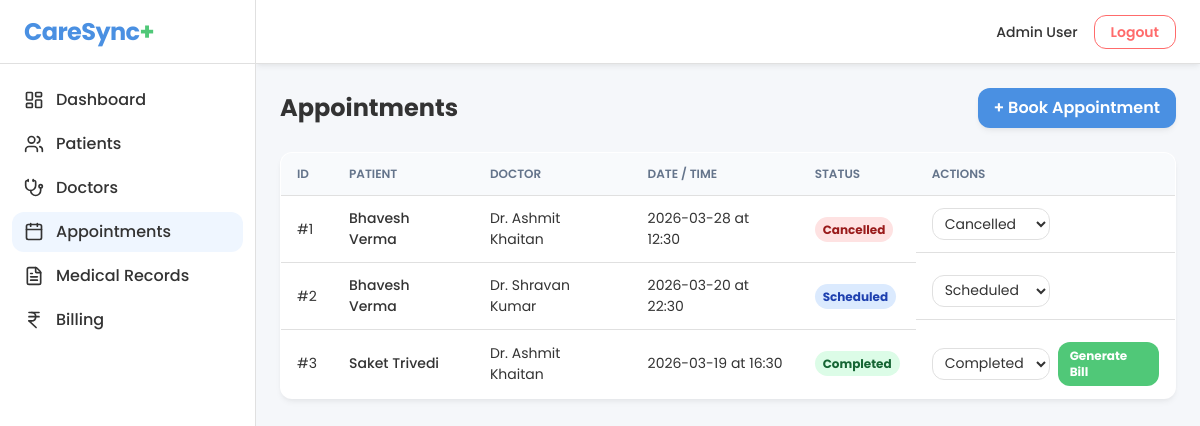
The app's page /appointments with its own data.
### models.py (models this page shows)
class Appointment(db.Model):
    __tablename__ = 'appointments'
    id = db.Column(db.Integer, primary_key=True)
    patient_id = db.Column(db.Integer, db.ForeignKey('patients.id'), nullable=False)
    doctor_id = db.Column(db.Integer, db.ForeignKey('doctors.id'), nullable=False)
    date = db.Column(db.Date, nullable=False)
    time = db.Column(db.Time, nullable=False)
    status = db.Column(db.String(20), nullable=False, default='Scheduled')
    bill = db.relationship('Bill', backref='appointment', uselist=False, lazy=True)

class Patient(db.Model):
    __tablename__ = 'patients'
    id = db.Column(db.Integer, primary_key=True)
    name = db.Column(db.String(100), nullable=False)
    age = db.Column(db.Integer, nullable=False)
    gender = db.Column(db.String(10), nullable=False)
    contact = db.Column(db.String(50), nullable=False)
    appointments = db.relationship('Appointment', backref='patient', lazy=True)
    records = db.relationship('MedicalRecord', backref='patient', lazy=True)
    bills = db.relationship('Bill', backref='patient', lazy=True)

class Doctor(db.Model):
    __tablename__ = 'doctors'
    id = db.Column(db.Integer, primary_key=True)
    name = db.Column(db.String(100), nullable=False)
    specialization = db.Column(db.String(100), nullable=False)
    contact = db.Column(db.String(50), nullable=False)
    appointments = db.relationship('Appointment', backref='doctor', lazy=True)

### app.py (the view, shortened to what this page needs)
@app.route('/appointments', methods=['GET', 'POST'])
def appointments():
    patients_list = Patient.query.all()
    doctors_list = Doctor.query.all()
    appointments_list = Appointment.query.all()
    return render_template('appointments.html', appointments=appointments_list, patients=patients_list, doctors=doctors_list)

### templates/appointments.html (shortened to what this page needs)
{% extends 'base.html' %}
{% block content %}
<div class="flex justify-between items-center mb-6">
    <h1 class="text-2xl font-bold">Appointments</h1>
    <button onclick="openModal('addAppointmentModal')" class="bg-primary text-white px-4 py-2 rounded-xl shadow-soft font-semibold hover:bg-blue-600 transition">+ Book Appointment</button>
</div>
<div class="bg-surface shadow-soft rounded-xl overflow-x-auto">
    <table>
        <thead>
            <tr>
                <th>ID</th>
                <th>Patient</th>
                <th>Doctor</th>
                <th>Date / Time</th>
                <th>Status</th>
                <th>Actions</th>
            </tr>
        </thead>
        <tbody>
            {% for a in appointments %}
            <tr>
                <td>#{{ a.id }}</td>
                <td class="font-medium">{{ a.patient.name }}</td>
                <td>Dr. {{ a.doctor.name }}</td>
                <td>{{ a.date }} at {{ a.time.strftime('%H:%M') }}</td>
                <td>
                    {% if a.status == 'Scheduled' %}
                        <span class="bg-blue-100 text-blue-800 px-2 py-1 rounded-full text-xs font-bold">{{ a.status }}</span>
                    {% elif a.status == 'Completed' %}
                        <span class="bg-green-100 text-green-800 px-2 py-1 rounded-full text-xs font-bold">{{ a.status }}</span>
                    {% elif a.status == 'Cancelled' %}
                        <span class="bg-red-100 text-red-800 px-2 py-1 rounded-full text-xs font-bold">{{ a.status }}</span>
                    {% endif %}
                </td>
                <td class="flex items-center space-x-2">
                    <form method="POST" action="{{ url_for('update_appointment_status', id=a.id) }}" class="flex items-center space-x-2">
                        <select name="status" onchange="this.form.submit()" class="text-sm px-2 py-1 border border-[#E0E0E0] rounded-xl bg-white focus:outline-none focus:border-primary">
                            <option value="Scheduled" {% if a.status == 'Scheduled' %}selected{% endif %}>Scheduled</option>
                            <option value="Completed" {% if a.status == 'Completed' %}selected{% endif %}>Completed</option>
                            <option value="Cancelled" {% if a.status == 'Cancelled' %}selected{% endif %}>Cancelled</option>
                        </select>
                    </form>
                    {% if a.status == 'Completed' %}
                    <a href="{{ url_for('billing', appointment_id=a.id) }}" class="text-xs bg-secondary hover:bg-green-500 text-white px-3 py-1.5 rounded-xl font-bold transition">Generate Bill</a>
                    {% endif %}
                </td>
            </tr>
            {% else %}
            <tr><td colspan="6" class="text-center py-8 text-gray-500">No appointments found.</td></tr>
            {% endfor %}
        </tbody>
    </table>
</div>
{% endblock %}

### templates/base.html (style rules this page uses)
body { color: #333333; background-color: #F5F7FA; font-family: 'Poppins', system-ui, sans-serif; }
table { border-collapse: separate; border-spacing: 0; width: 100%; border: 1px solid #E0E0E0; border-radius: 12px; overflow: hidden; }
th { background-color: #F8FAFC; border-bottom: 1px solid #E0E0E0; text-transform: uppercase; font-size: 0.75rem; font-weight: 600; color: #64748B; padding: 12px 16px; text-align: left; }
td { border-bottom: 1px solid #E0E0E0; padding: 12px 16px; font-size: 0.875rem; }
tr:last-child td { border-bottom: none; }

### records on screen
Appointment: id "1", patient.name "Bhavesh Verma", doctor.name "Ashmit Khaitan", date "2026-03-28", time "12:30", status "Cancelled"
Appointment: id "2", patient.name "Bhavesh Verma", doctor.name "Shravan Kumar", date "2026-03-20", time "22:30", status "Scheduled"
Appointment: id "3", patient.name "Saket Trivedi", doctor.name "Ashmit Khaitan", date "2026-03-19", time "16:30", status "Completed"
